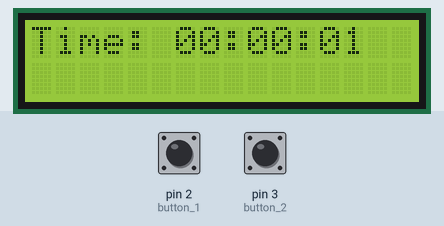
Bench run of a sketch on a simulated Arduino Uno, built with avr-gcc and run on an emulated ATmega328P. On the bench: 16×2 character LCD. The test bench sets the inputs (shaded band); at power-on: pin 2 (button_1) HIGH, pin 3 (button_2) HIGH.

Above: at 1.6 s.
1.7 s: pin 2 (button_1) pulled LOW for 0.15 s
At 2.8 s:
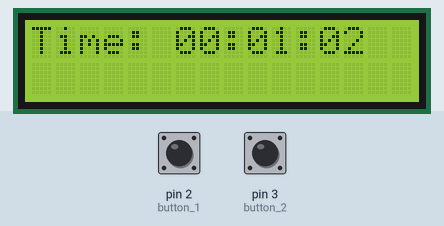
4.5 s: pin 3 (button_2) pulled LOW for 0.15 s
At 5.5 s:
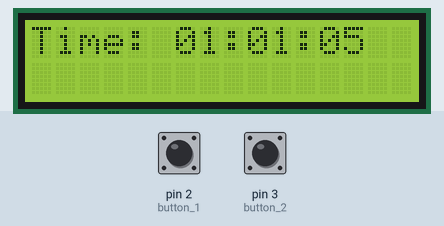
7.5 s: pin 2 (button_1) pulled LOW for 1 s
At 8.8 s:
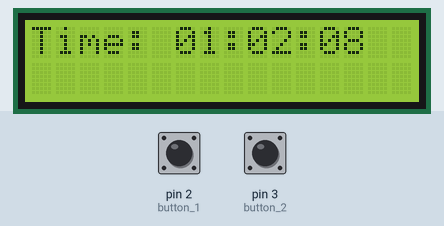
10.5 s: pin 3 (button_2) pulled LOW for 1 s
At 11.5 s:
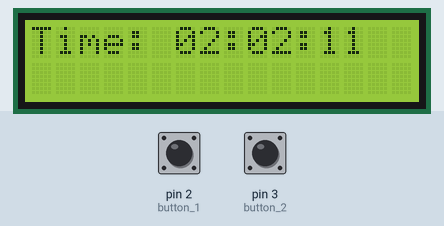
Timing chart, 0 to 13.5 s (numbered marks = the images above; inputs shaded):
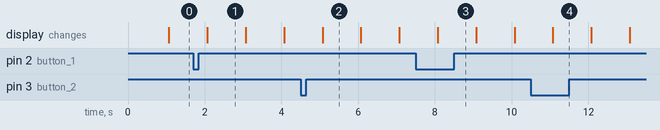

The sketch:

code.ino
```cpp
// C++ code
//

#include <LiquidCrystal.h>

int seconds = 0;
int minutes = 0;
int hours = 0; //-1 for RISING condition

/* Button States for Hours and Minutes Buttons */
int buttonMinutes = 0;
int buttonHours = 0;

/* Variables for Input Noise */
int i = 0;
int f = 0;

LiquidCrystal lcd_1(12, 11, 5, 4, 7, 6);

void setup()
{
  lcd_1.begin(16, 2);

  pinMode(2, INPUT_PULLUP); //button 1
  pinMode(3, INPUT_PULLUP); //button 2

  attachInterrupt(digitalPinToInterrupt(2), sumMinutes, FALLING);
  attachInterrupt(digitalPinToInterrupt(3), sumHours, FALLING);

  lcd_1.print("Time:");
  lcd_1.setCursor(6, 0);
  lcd_1.print("00:00:00"); //Time: 00:00:00
}

void loop()
{
  /* SECONDS CONDITION */
  if (seconds > 9) {
    lcd_1.setCursor(12, 0);
    lcd_1.print(seconds);
  }
  if (seconds < 10) {
    lcd_1.setCursor(13, 0);
    lcd_1.print(seconds);
  }

  /* 60 SECONDS -> 1 MINUTE*/
  if(seconds >= 60) {
    lcd_1.setCursor(12, 0);
    lcd_1.print(0);

    seconds = 0;
    minutes += 1;
    //seconds = 0;
  }

  /* MINUTES CONDITION */
  if (minutes > 9) {
    lcd_1.setCursor(9, 0);
    lcd_1.print(minutes);
  }
  if (minutes < 10) {
    lcd_1.setCursor(10, 0);
    lcd_1.print(minutes);
  }

  /* 60 MINUTES -> 1 HOUR */
  if (minutes >= 60) {
    lcd_1.setCursor(9, 0);
    lcd_1.print(0);

    hours += 1;
    minutes = 0;
  }

  /* HOURS CONDITION */
  if (hours > 9) {
    lcd_1.setCursor(6, 0);
    lcd_1.print(hours);
  }
  if (hours < 10) {
    lcd_1.setCursor(7, 0);
    lcd_1.print(hours);
  }
  if (hours >= 24) {
    lcd_1.setCursor(6, 0);
    lcd_1.print(0);
    lcd_1.setCursor(9, 0);
    lcd_1.print(0);
    lcd_1.setCursor(12, 0);
    lcd_1.print(0);
    seconds = 0;
    minutes = 0;
    hours = 0;
  }

  /* SUM 1 TO SECONDS */
  delay(1000);
  seconds += 1;
}
void sumMinutes() {
  //minutes += 1;

  /* Prevent Input Noise */
  i = millis();
  if (i - f > 200)
    minutes += 1;
  f = i;
}

void sumHours() {
  //hours += 1;

  /* Prevent Input Noise */
  i = millis();
  if (i - f > 200)
    hours += 1;
  f = i;
}
```

Measured:
- what the display in image 1 shows lasts 1.0 s, from 2.1 s to 3.1 s
